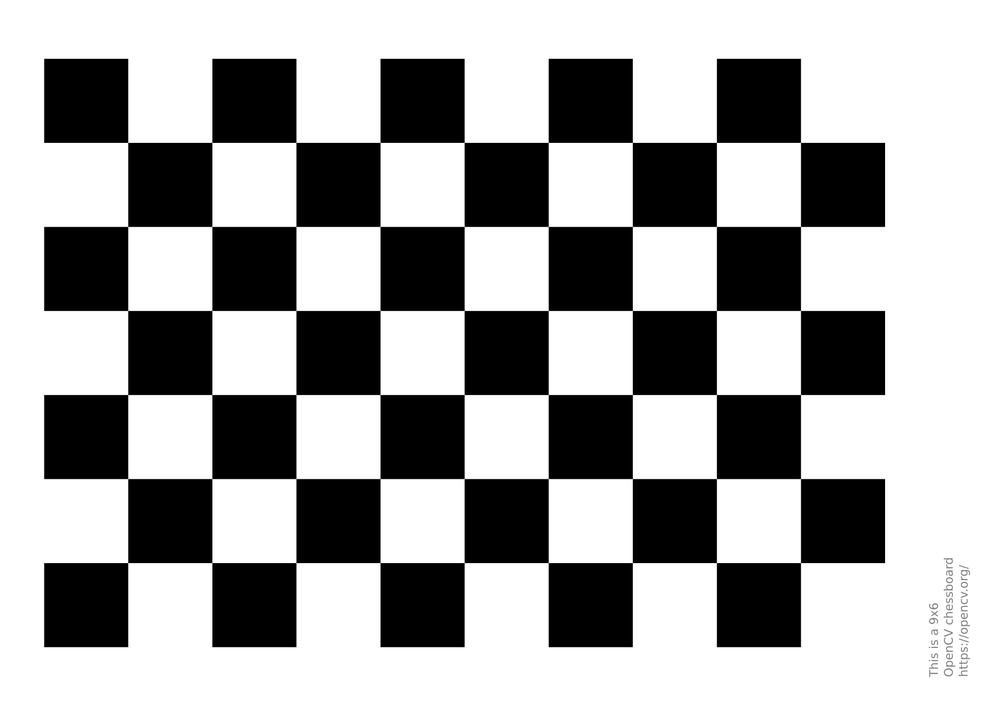
#> input picture data/resources/pattern.png, 999 x 706 px, shrunk from 1754 x 1240 before the run
$ python -i tracking.py   (imports and definitions only)
#> lines starting #> are read from the running program, lines starting #| are printed output that depends on the picture
#> further down, picture is the input picture: shape (706, 999); min 0, max 255, mean 165.4
import numpy as np
from concurrent.futures import ThreadPoolExecutor

class LucasKanadeTracker:
    def __init__(self, window_size=15, marker_points=None,
                 harris_k=0.04, harris_threshold_rel=0.01, nms_size=3):
        """
        Initialize the tracker.

        Parameters:
          window_size         : Size of the patch for the Lucas–Kanade computation.
          marker_points       : List of tuples (x, y). If provided, marker‐based
                                tracking is used. Otherwise markerless detection is performed.
          harris_k            : Harris detector free parameter.
          harris_threshold_rel: Threshold relative to the maximum Harris response.
          nms_size            : Window size for non-maximum suppression.
        """
        self.window_size = window_size
        self.marker_points = marker_points
        self.harris_k = harris_k
        self.harris_threshold_rel = harris_threshold_rel
        self.nms_size = nms_size

        # Sobel kernels for manual gradient computation.
        self.sobel_x = np.array([[1, 0, -1],
                                 [2, 0, -2],
                                 [1, 0, -1]], dtype=np.float32)
        self.sobel_y = np.array([[1,  2,  1],
                                 [0,  0,  0],
                                 [-1, -2, -1]], dtype=np.float32)

    # [14 lines left out: function to_gray, not called in this run]

    def convolve2d(self, image, kernel):
        """
        Optimized vectorized 2D convolution using stride tricks.

        Parameters:
          image : 2D numpy array.
          kernel: 2D numpy array.

        Returns:
          convolved image.
        """
        img_h, img_w = image.shape
#> img_h = 706; img_w = 999
        ker_h, ker_w = kernel.shape
        pad_h, pad_w = ker_h // 2, ker_w // 2

        # Pad the image with zeros.
        padded = np.pad(image, ((pad_h, pad_h), (pad_w, pad_w)), mode='constant')
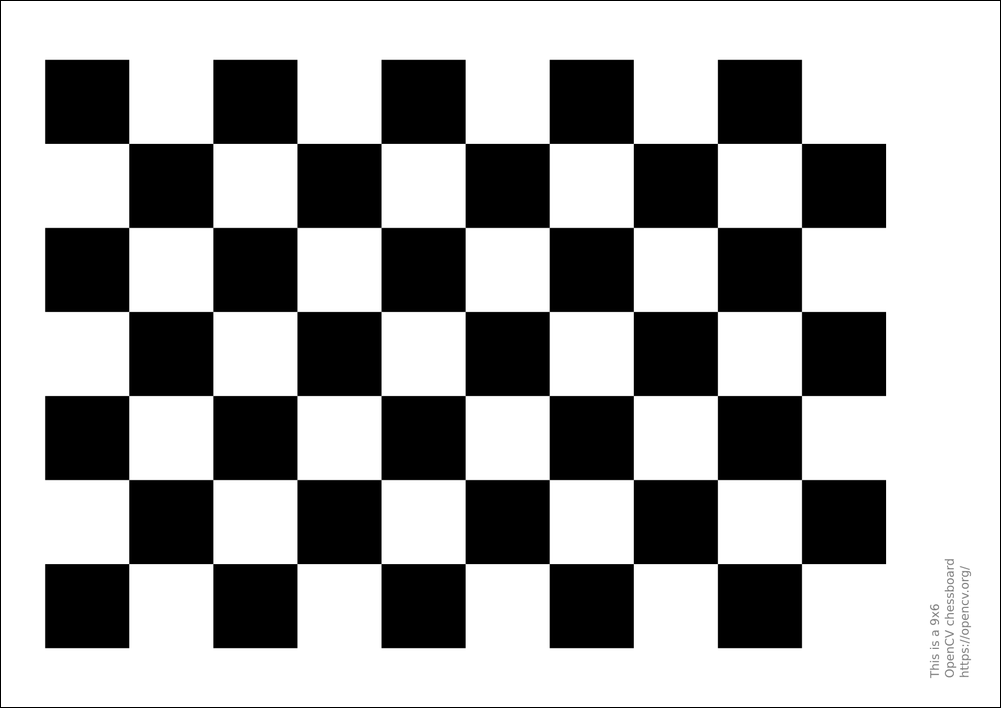
#> padded: shape (708, 1001) float32; min 0, max 255, mean 164.6
        # Define the shape of the sliding windows.
        shape = (img_h, img_w, ker_h, ker_w)
#> shape = (706, 999, 3, 3)
        strides = (padded.strides[0], padded.strides[1],
                   padded.strides[0], padded.strides[1])
#> strides = (4004, 4, 4004, 4)
        windows = np.lib.stride_tricks.as_strided(padded, shape=shape, strides=strides)

        # Perform element-wise multiplication and sum over the last two axes.
        conv_out = np.tensordot(windows, kernel, axes=([2, 3], [0, 1]))
        return conv_out

    def compute_gradients(self, image):
        """
        Compute image gradients using the vectorized convolve2d routine.

        Parameters:
          image: 2D grayscale numpy array.

        Returns:
          Ix, Iy: Gradients along x and y directions.
        """
        image = image.astype(np.float32)
        Ix = self.convolve2d(image, self.sobel_x)
        Iy = self.convolve2d(image, self.sobel_y)
        return Ix, Iy

    # [43 lines left out: function lucas_kanade_point, not called in this run]

    def harris_corner_detection(self, image):
        """
        Perform Harris corner detection with vectorized non-maximum suppression.

        Parameters:
          image: 2D grayscale numpy array.

        Returns:
          List of corner coordinates (x, y).
        """
        Ix, Iy = self.compute_gradients(image)
        Ixx = Ix * Ix
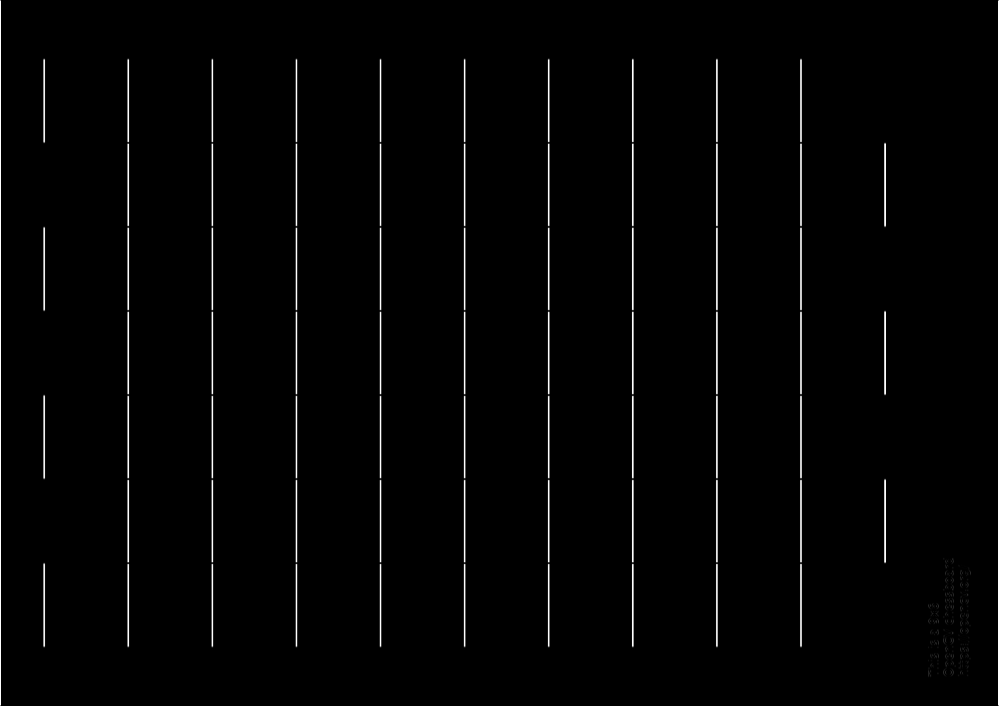
#> Ixx: shape (706, 999) float32; min 0, max 1040400, mean 15644.8; drawn with min black and max white
        Iyy = Iy * Iy
        Ixy = Ix * Iy

        # Use the optimized convolution to sum products in a window.
        kernel = np.ones((3, 3), dtype=np.float32)
        Sxx = self.convolve2d(Ixx, kernel)
        Syy = self.convolve2d(Iyy, kernel)
        Sxy = self.convolve2d(Ixy, kernel)
#> in convolve2d (call 5), `conv_out = np.tensordot(windows, kernel, axes=([2, 3], [0, 1]))`:
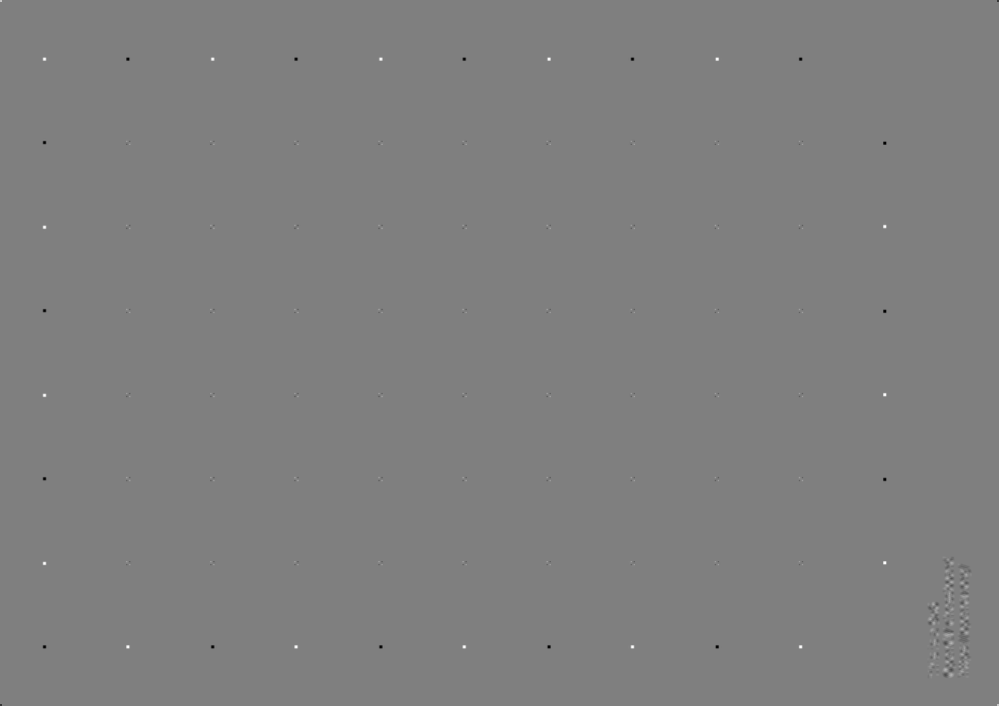
#> conv_out: shape (706, 999) float32; min -1040013, max 1040013, mean -7.2; drawn with min black and max white

        # Compute the Harris response.
        detM = Sxx * Syy - Sxy * Sxy
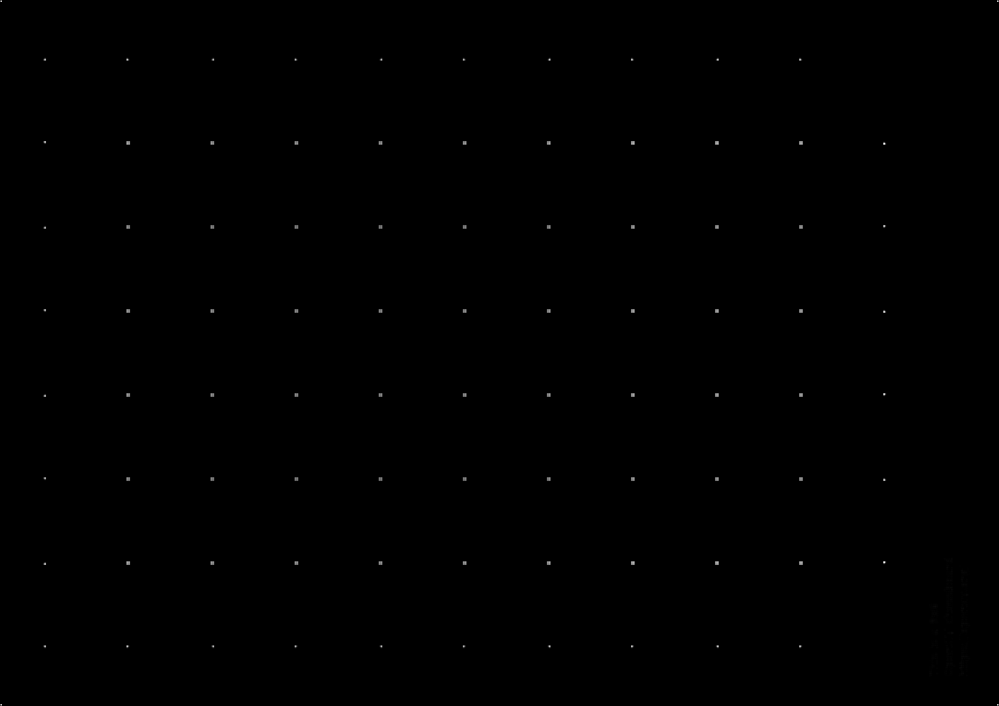
#> detM: shape (706, 999) float32; min 0, max 8.79e+12, mean 6.58e+09; drawn with min black and max white
        traceM = Sxx + Syy
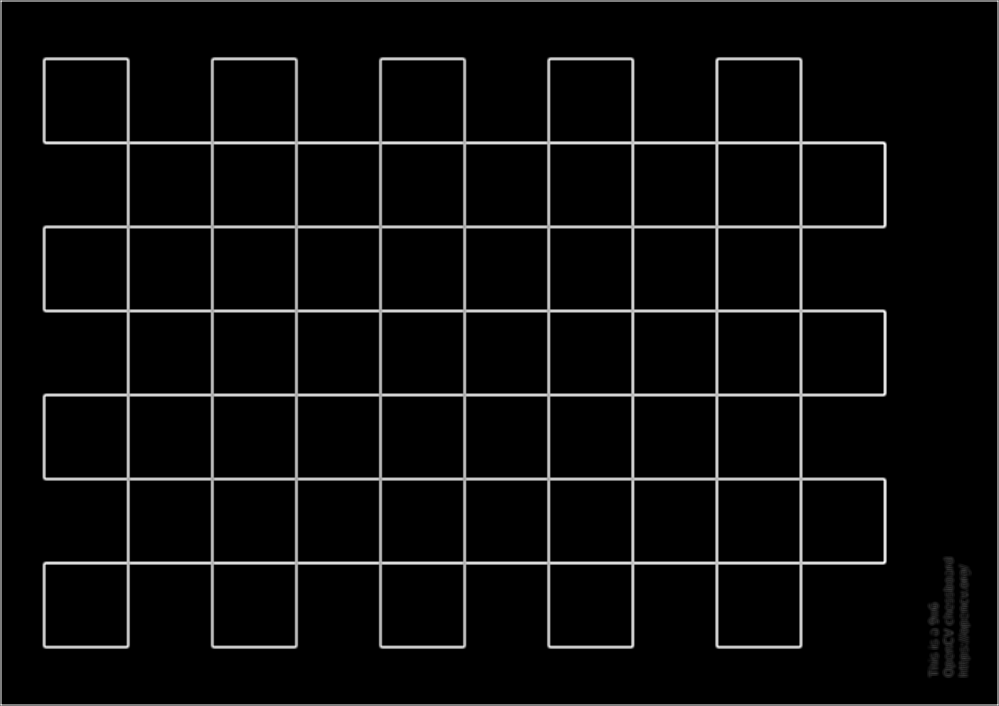
#> traceM: shape (706, 999) float32; min 0, max 6281004, mean 282922.9; drawn with min black and max white
        R = detM - self.harris_k * (traceM ** 2)
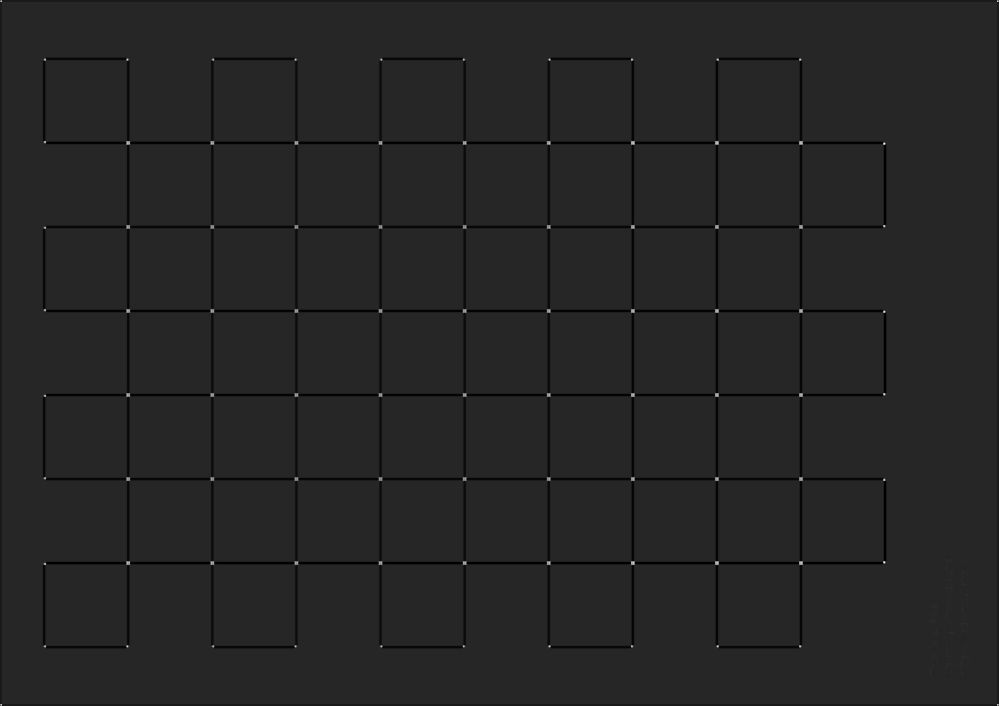
#> R: shape (706, 999) float32; min -1.27e+12, max 7.22e+12, mean -3.94e+10; drawn with min black and max white

        # Threshold the response.
        threshold = self.harris_threshold_rel * R.max()
#> threshold = 7.22e+10
        R_thresh = np.where(R >= threshold, R, 0)

        # Vectorized non-maximum suppression.
        nms_half = self.nms_size // 2
        padded = np.pad(R_thresh, nms_half, mode='constant', constant_values=0)
        shape = (R_thresh.shape[0], R_thresh.shape[1], self.nms_size, self.nms_size)
#> shape = (706, 999, 3, 3)
        strides = (padded.strides[0], padded.strides[1],
                   padded.strides[0], padded.strides[1])
#> strides = (4004, 4, 4004, 4)
        windows = np.lib.stride_tricks.as_strided(padded, shape=shape, strides=strides)
        window_max = np.max(windows, axis=(2, 3))
        mask = (R_thresh == window_max) & (R_thresh > 0)
#> mask: shape (706, 999) bool; 0.04% white in thin lines or dots

        ys, xs = np.nonzero(mask)
#> ys = 260 values from 1 to 704; xs = 260 values, max 997 at index 1, min 1 at index 0, mean 717
        corners = list(zip(xs, ys))
#> corners = 260 pairs, first value 1 to 997, second value 1 to 704
        return corners

    # [31 lines left out: function track, not called in this run]

def KLT():
    pass

# -----------------------------
# Example usage:
# -----------------------------
# [34 lines not run here, left out]

>>> import cv2
>>> picture = cv2.imread('data/resources/pattern.png', cv2.IMREAD_GRAYSCALE)
>>> result = LucasKanadeTracker().harris_corner_detection(picture)
#> result has the same summary as corners in harris_corner_detection
